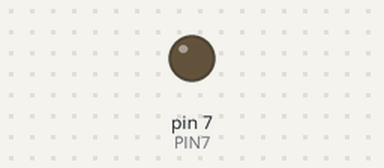
A sketch run on a simulated Arduino Uno, built with avr-gcc and run on an emulated ATmega328P. On the bench: output pins drawn as LEDs (lit = HIGH). Dashed ring = blinking. At 3.0 s the program stops and its outputs stay as they are.

Above: at 0.5 s.
At 2.7 s:
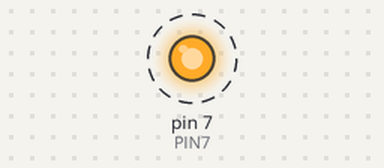
Timing chart, 0 to 3.0 s (numbered marks = the images above):
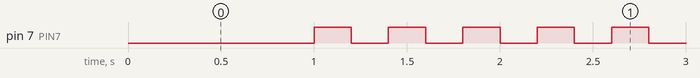

Measured:
- by itself, pin 7 (PIN7): alternates HIGH for 0.20 s and LOW for 0.20 s, 11 changes in all, then stays HIGH

The sketch:

05_practice_2.ino.ino
```cpp
#define PIN7 7

void setup() {
  // put your setup code here, to run once:
  pinMode(PIN7, OUTPUT);
}

void loop() {
  // put your main code here, to run repeatedly:
  digitalWrite(PIN7, LOW);
  delay(1000);

  digitalWrite(PIN7, HIGH);
  delay(200);
  digitalWrite(PIN7, LOW);
  delay(200);
  digitalWrite(PIN7, HIGH);
  delay(200);
  digitalWrite(PIN7, LOW);
  delay(200);
  digitalWrite(PIN7, HIGH);
  delay(200);
  digitalWrite(PIN7, LOW);
  delay(200);
  digitalWrite(PIN7, HIGH);
  delay(200);
  digitalWrite(PIN7, LOW);
  delay(200);
  digitalWrite(PIN7, HIGH);
  delay(200);
  digitalWrite(PIN7, LOW);
  delay(200);

  while(1){
    digitalWrite(PIN7, HIGH);
  }

}
```
